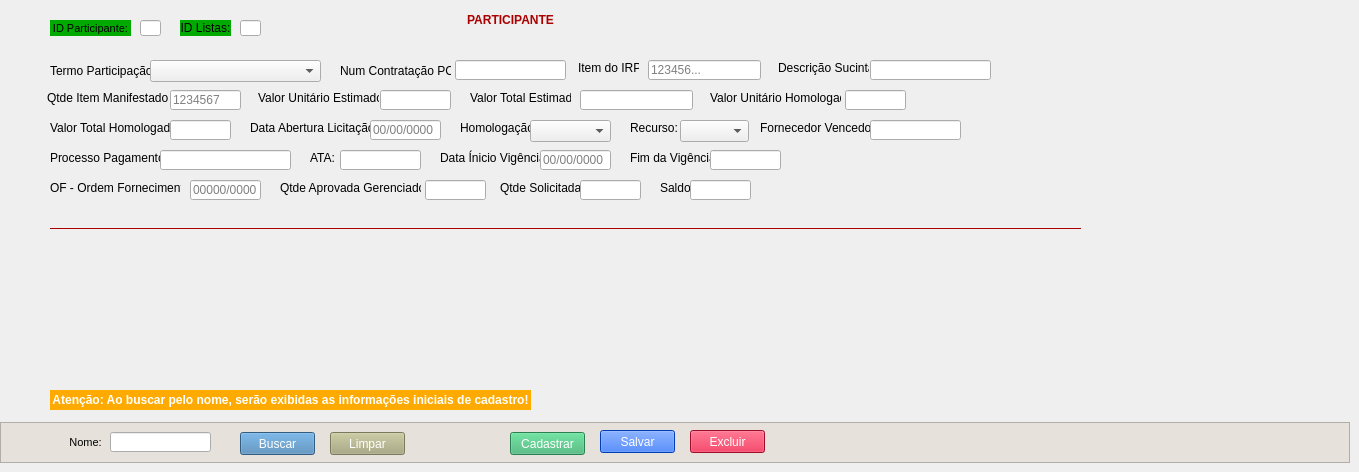
     <widget class="QWidget" name="aba_participante">
      <attribute name="title">
       <string>Participante</string>
      </attribute>
      <widget class="QLineEdit" name="lineEdit_id_listas_part">
       <property name="geometry">
        <rect>
         <x>240</x>
         <y>20</y>
         <width>21</width>
         <height>16</height>
        </rect>
       </property>
       <property name="styleSheet">
        <string notr="true"/>
       </property>
       <property name="readOnly">
        <bool>true</bool>
       </property>
      </widget>
      <widget class="QLabel" name="label_id_listas_participante">
       <property name="geometry">
        <rect>
         <x>180</x>
         <y>20</y>
         <width>51</width>
         <height>16</height>
        </rect>
       </property>
       <property name="styleSheet">
        <string notr="true">background-color: rgb(0, 170, 0);</string>
       </property>
       <property name="text">
        <string>ID Listas:</string>
       </property>
       <property name="alignment">
        <set>Qt::AlignCenter</set>
       </property>
      </widget>
      <widget class="QLabel" name="label_participante">
       <property name="geometry">
        <rect>
         <x>450</x>
         <y>10</y>
         <width>121</width>
         <height>20</height>
        </rect>
       </property>
       <property name="font">
        <font>
         <weight>75</weight>
         <bold>true</bold>
        </font>
       </property>
       <property name="styleSheet">
        <string notr="true">color: rgb(170, 0, 0);</string>
       </property>
       <property name="text">
        <string>PARTICIPANTE</string>
       </property>
       <property name="alignment">
        <set>Qt::AlignCenter</set>
       </property>
      </widget>
      <widget class="QLineEdit" name="lineEdit_id_participante">
       <property name="geometry">
        <rect>
         <x>140</x>
         <y>20</y>
         <width>21</width>
         <height>16</height>
        </rect>
       </property>
       <property name="styleSheet">
        <string notr="true"/>
       </property>
       <property name="readOnly">
        <bool>true</bool>
       </property>
      </widget>
      <widget class="QLabel" name="label_id_participante">
       <property name="geometry">
        <rect>
         <x>50</x>
         <y>20</y>
         <width>81</width>
         <height>16</height>
        </rect>
       </property>
       <property name="font">
        <font>
         <pointsize>8</pointsize>
        </font>
       </property>
       <property name="styleSheet">
        <string notr="true">background-color: rgb(0, 170, 0);</string>
       </property>
       <property name="text">
        <string>ID Participante:</string>
       </property>
       <property name="alignment">
        <set>Qt::AlignCenter</set>
       </property>
      </widget>
      <widget class="QLineEdit" name="lineEdit_descricao_sucinta">
       <property name="geometry">
        <rect>
         <x>870</x>
         <y>60</y>
         <width>121</width>
         <height>20</height>
        </rect>
       </property>
      </widget>
      <widget class="QLabel" name="label_descricao_sucinta">
       <property name="geometry">
        <rect>
         <x>778</x>
         <y>60</y>
         <width>91</width>
         <height>16</height>
        </rect>
       </property>
       <property name="text">
        <string>Descrição Sucinta:</string>
       </property>
      </widget>
      <widget class="QLineEdit" name="lineEdit_qtde_item_manifestado">
       <property name="geometry">
        <rect>
         <x>170</x>
         <y>90</y>
         <width>71</width>
         <height>20</height>
        </rect>
       </property>
       <property name="placeholderText">
        <string>1234567</string>
       </property>
      </widget>
      <widget class="QLabel" name="label_qtde_item_manifestado">
       <property name="geometry">
        <rect>
         <x>47</x>
         <y>90</y>
         <width>121</width>
         <height>16</height>
        </rect>
       </property>
       <property name="text">
        <string>Qtde Item Manifestado:</string>
       </property>
      </widget>
      <widget class="QLineEdit" name="lineEdit_item_irp">
       <property name="geometry">
        <rect>
         <x>648</x>
         <y>60</y>
         <width>113</width>
         <height>20</height>
        </rect>
       </property>
       <property name="placeholderText">
        <string>123456...</string>
       </property>
      </widget>
      <widget class="QLabel" name="label_item_irp">
       <property name="geometry">
        <rect>
         <x>578</x>
         <y>60</y>
         <width>61</width>
         <height>16</height>
        </rect>
       </property>
       <property name="text">
        <string>Item do IRP:</string>
       </property>
      </widget>
      <widget class="QLineEdit" name="lineEdit_valor_unitario_estimado">
       <property name="geometry">
        <rect>
         <x>380</x>
         <y>90</y>
         <width>71</width>
         <height>20</height>
        </rect>
       </property>
      </widget>
      <widget class="QLabel" name="label_valor_unitario_estimado">
       <property name="geometry">
        <rect>
         <x>258</x>
         <y>90</y>
         <width>121</width>
         <height>16</height>
        </rect>
       </property>
       <property name="text">
        <string>Valor Unitário Estimado:</string>
       </property>
      </widget>
      <widget class="QLineEdit" name="lineEdit_valor_total_estimado">
       <property name="geometry">
        <rect>
         <x>580</x>
         <y>90</y>
         <width>113</width>
         <height>20</height>
        </rect>
       </property>
      </widget>
      <widget class="QLabel" name="label_valor_total_estimado">
       <property name="geometry">
        <rect>
         <x>470</x>
         <y>90</y>
         <width>101</width>
         <height>16</height>
        </rect>
       </property>
       <property name="text">
        <string>Valor Total Estimado:</string>
       </property>
      </widget>
      <widget class="QLineEdit" name="lineEdit_qtde_aprovada_gerenciador">
       <property name="geometry">
        <rect>
         <x>425</x>
         <y>180</y>
         <width>61</width>
         <height>20</height>
        </rect>
       </property>
      </widget>
      <widget class="QLabel" name="label_qtde_aprovada_gerenciador">
       <property name="geometry">
        <rect>
         <x>280</x>
         <y>180</y>
         <width>141</width>
         <height>16</height>
        </rect>
       </property>
       <property name="text">
        <string>Qtde Aprovada Gerenciador:</string>
       </property>
      </widget>
      <widget class="QLineEdit" name="lineEdit_valor_unitario_homologado">
       <property name="geometry">
        <rect>
         <x>845</x>
         <y>90</y>
         <width>61</width>
         <height>20</height>
        </rect>
       </property>
      </widget>
      <widget class="QLabel" name="label_valor_unitario_homologado">
       <property name="geometry">
        <rect>
         <x>710</x>
         <y>90</y>
         <width>131</width>
         <height>16</height>
        </rect>
       </property>
       <property name="text">
        <string>Valor Unitário Homologado:</string>
       </property>
      </widget>
      <widget class="QLabel" name="label_termo_participacao">
       <property name="geometry">
        <rect>
         <x>50</x>
         <y>60</y>
         <width>101</width>
         <height>21</height>
        </rect>
       </property>
       <property name="text">
        <string>Termo Participação:</string>
       </property>
      </widget>
      <widget class="QLabel" name="label_num_contratacao_pca_part">
       <property name="geometry">
        <rect>
         <x>340</x>
         <y>60</y>
         <width>111</width>
         <height>21</height>
        </rect>
       </property>
       <property name="text">
        <string>Num Contratação PCA:</string>
       </property>
      </widget>
      <widget class="QLabel" name="label_homologacao">
       <property name="geometry">
        <rect>
         <x>460</x>
         <y>120</y>
         <width>71</width>
         <height>16</height>
        </rect>
       </property>
       <property name="text">
        <string>Homologação:</string>
       </property>
      </widget>
      <widget class="QLabel" name="label_recurso">
       <property name="geometry">
        <rect>
         <x>630</x>
         <y>120</y>
         <width>51</width>
         <height>16</height>
        </rect>
       </property>
       <property name="text">
        <string>Recurso:</string>
       </property>
      </widget>
      <widget class="QLabel" name="label_fornecedor_vencedor">
       <property name="geometry">
        <rect>
         <x>760</x>
         <y>120</y>
         <width>111</width>
         <height>16</height>
        </rect>
       </property>
       <property name="text">
        <string>Fornecedor Vencedor:</string>
       </property>
      </widget>
      <widget class="QComboBox" name="comboBox_termo_participacao">
       <property name="geometry">
        <rect>
         <x>150</x>
         <y>60</y>
         <width>171</width>
         <height>22</height>
        </rect>
       </property>
      </widget>
      <widget class="QComboBox" name="comboBox_homologacao">
       <property name="geometry">
        <rect>
         <x>530</x>
         <y>120</y>
         <width>81</width>
         <height>22</height>
        </rect>
       </property>
      </widget>
      <widget class="QComboBox" name="comboBox_recurso">
       <property name="geometry">
        <rect>
         <x>680</x>
         <y>120</y>
         <width>69</width>
         <height>22</height>
        </rect>
       </property>
      </widget>
      <widget class="QLabel" name="label_valor_total_homologado">
       <property name="geometry">
        <rect>
         <x>50</x>
         <y>120</y>
         <width>121</width>
         <height>16</height>
        </rect>
       </property>
       <property name="text">
        <string>Valor Total Homologado:</string>
       </property>
      </widget>
      <widget class="QLineEdit" name="lineEdit_valor_total_homologado">
       <property name="geometry">
        <rect>
         <x>170</x>
         <y>120</y>
         <width>61</width>
         <height>20</height>
        </rect>
       </property>
      </widget>
      <widget class="QLabel" name="label_data_abertura_licitacao">
       <property name="geometry">
        <rect>
         <x>250</x>
         <y>120</y>
         <width>121</width>
         <height>16</height>
        </rect>
       </property>
       <property name="text">
        <string>Data Abertura Licitação:</string>
       </property>
      </widget>
      <widget class="QLineEdit" name="lineEdit_data_abertura_licitacao">
       <property name="geometry">
        <rect>
         <x>370</x>
         <y>120</y>
         <width>71</width>
         <height>20</height>
        </rect>
       </property>
       <property name="placeholderText">
        <string>00/00/0000</string>
       </property>
      </widget>
      <widget class="QLabel" name="label_processo_pagamento">
       <property name="geometry">
        <rect>
         <x>50</x>
         <y>150</y>
         <width>111</width>
         <height>16</height>
        </rect>
       </property>
       <property name="text">
        <string>Processo Pagamento:</string>
       </property>
      </widget>
      <widget class="QLineEdit" name="lineEdit_processo_pagamento">
       <property name="geometry">
        <rect>
         <x>160</x>
         <y>150</y>
         <width>131</width>
         <height>20</height>
        </rect>
       </property>
      </widget>
      <widget class="QLabel" name="label_ata">
       <property name="geometry">
        <rect>
         <x>310</x>
         <y>150</y>
         <width>31</width>
         <height>16</height>
        </rect>
       </property>
       <property name="text">
        <string>ATA:</string>
       </property>
      </widget>
      <widget class="QLineEdit" name="lineEdit_ata">
       <property name="geometry">
        <rect>
         <x>340</x>
         <y>150</y>
         <width>81</width>
         <height>20</height>
        </rect>
       </property>
      </widget>
      <widget class="QLabel" name="label_data_inicio_vigencia">
       <property name="geometry">
        <rect>
         <x>440</x>
         <y>150</y>
         <width>101</width>
         <height>16</height>
        </rect>
       </property>
       <property name="text">
        <string>Data Ínicio Vigência:</string>
       </property>
      </widget>
      <widget class="QLineEdit" name="lineEdit_data_inicio_vigencia">
       <property name="geometry">
        <rect>
         <x>540</x>
         <y>150</y>
         <width>71</width>
         <height>20</height>
        </rect>
       </property>
       <property name="placeholderText">
        <string>00/00/0000</string>
       </property>
      </widget>
      <widget class="QLabel" name="label_fim_vigencia">
       <property name="geometry">
        <rect>
         <x>630</x>
         <y>150</y>
         <width>81</width>
         <height>16</height>
        </rect>
       </property>
       <property name="text">
        <string>Fim da Vigência:</string>
       </property>
      </widget>
      <widget class="QLineEdit" name="lineEdit_fim_vigencia">
       <property name="geometry">
        <rect>
         <x>710</x>
         <y>150</y>
         <width>71</width>
         <height>20</height>
        </rect>
       </property>
      </widget>
      <widget class="QLabel" name="label_of_ordem_fornecimento">
       <property name="geometry">
        <rect>
         <x>50</x>
         <y>180</y>
         <width>131</width>
         <height>16</height>
        </rect>
       </property>
       <property name="text">
        <string>OF - Ordem Fornecimento:</string>
       </property>
      </widget>
      <widget class="QLineEdit" name="lineEdit_of_ordem_fornecimento">
       <property name="geometry">
        <rect>
         <x>190</x>
         <y>180</y>
         <width>71</width>
         <height>20</height>
        </rect>
       </property>
       <property name="placeholderText">
        <string>00000/0000</string>
       </property>
      </widget>
      <widget class="QLabel" name="label_qtde_solicitada_part">
       <property name="geometry">
        <rect>
         <x>500</x>
         <y>180</y>
         <width>81</width>
         <height>16</height>
        </rect>
       </property>
       <property name="text">
        <string>Qtde Solicitada:</string>
       </property>
      </widget>
      <widget class="QLineEdit" name="lineEdit_qtde_solicitada_part">
       <property name="geometry">
        <rect>
         <x>580</x>
         <y>180</y>
         <width>61</width>
         <height>20</height>
        </rect>
       </property>
      </widget>
      <widget class="QLabel" name="label_saldo">
       <property name="geometry">
        <rect>
         <x>660</x>
         <y>180</y>
         <width>31</width>
         <height>16</height>
        </rect>
       </property>
       <property name="text">
        <string>Saldo:</string>
       </property>
      </widget>
      <widget class="QLineEdit" name="lineEdit_saldo">
       <property name="geometry">
        <rect>
         <x>690</x>
         <y>180</y>
         <width>61</width>
         <height>20</height>
        </rect>
       </property>
      </widget>
      <widget class="QFrame" name="frame_7">
       <property name="geometry">
        <rect>
         <x>50</x>
         <y>220</y>
         <width>1031</width>
         <height>16</height>
        </rect>
       </property>
       <property name="sizePolicy">
        <sizepolicy hsizetype="Expanding" vsizetype="Fixed">
         <horstretch>0</horstretch>
         <verstretch>0</verstretch>
        </sizepolicy>
       </property>
       <property name="styleSheet">
        <string notr="true">color: rgb(170, 0, 0);</string>
       </property>
       <property name="frameShape">
        <enum>QFrame::HLine</enum>
       </property>
       <property name="frameShadow">
        <enum>QFrame::Plain</enum>
       </property>
      </widget>
      <widget class="QLineEdit" name="lineEdit_num_contratacao_pca_part">
       <property name="geometry">
        <rect>
         <x>455</x>
         <y>60</y>
         <width>111</width>
         <height>20</height>
        </rect>
       </property>
      </widget>
      <widget class="QLineEdit" name="lineEdit_fornecedor_vencedor">
       <property name="geometry">
        <rect>
         <x>870</x>
         <y>120</y>
         <width>91</width>
         <height>20</height>
        </rect>
       </property>
      </widget>
      <widget class="QFrame" name="frame_3">
       <property name="geometry">
        <rect>
         <x>0</x>
         <y>422</y>
         <width>1350</width>
         <height>41</height>
        </rect>
       </property>
       <property name="styleSheet">
        <string notr="true">background-color: rgb(230, 225, 219);</string>
       </property>
       <property name="frameShape">
        <enum>QFrame::StyledPanel</enum>
       </property>
       <property name="frameShadow">
        <enum>QFrame::Raised</enum>
       </property>
       <widget class="QPushButton" name="btn_limpar">
        <property name="geometry">
         <rect>
          <x>330</x>
          <y>10</y>
          <width>75</width>
          <height>23</height>
         </rect>
        </property>
        <property name="cursor">
         <cursorShape>PointingHandCursor</cursorShape>
        </property>
        <property name="styleSheet">
         <string notr="true">color: rgb(255, 255, 255);
background-color: rgb(170, 170, 127);</string>
        </property>
        <property name="text">
         <string>Limpar</string>
        </property>
       </widget>
      </widget>
      <widget class="QPushButton" name="btn_buscar_nome">
       <property name="geometry">
        <rect>
         <x>240</x>
         <y>432</y>
         <width>75</width>
         <height>23</height>
        </rect>
       </property>
       <property name="cursor">
        <cursorShape>PointingHandCursor</cursorShape>
       </property>
       <property name="styleSheet">
        <string notr="true">color: rgb(255, 255, 255);
background-color: rgb(70, 130, 180);</string>
       </property>
       <property name="text">
        <string>Buscar</string>
       </property>
      </widget>
      <widget class="QLabel" name="label_pesquisa">
       <property name="geometry">
        <rect>
         <x>70</x>
         <y>432</y>
         <width>31</width>
         <height>20</height>
        </rect>
       </property>
       <property name="font">
        <font>
         <pointsize>8</pointsize>
        </font>
       </property>
       <property name="styleSheet">
        <string notr="true">background-color: rgb(230, 225, 219);</string>
       </property>
       <property name="text">
        <string>Nome:</string>
       </property>
       <property name="alignment">
        <set>Qt::AlignCenter</set>
       </property>
      </widget>
      <widget class="QLineEdit" name="lineEdit_busca_nome">
       <property name="geometry">
        <rect>
         <x>110</x>
         <y>432</y>
         <width>101</width>
         <height>20</height>
        </rect>
       </property>
       <property name="styleSheet">
        <string notr="true"/>
       </property>
       <property name="text">
        <string/>
       </property>
      </widget>
      <widget class="QPushButton" name="btn_salvar">
       <property name="geometry">
        <rect>
         <x>600</x>
         <y>430</y>
         <width>75</width>
         <height>23</height>
        </rect>
       </property>
       <property name="cursor">
        <cursorShape>PointingHandCursor</cursorShape>
       </property>
       <property name="styleSheet">
        <string notr="true">color: rgb(255, 255, 255);
background-color: rgb(0, 85, 255);
</string>
       </property>
       <property name="text">
        <string>Salvar</string>
       </property>
      </widget>
      <widget class="QPushButton" name="btn_excluir">
       <property name="geometry">
        <rect>
         <x>690</x>
         <y>430</y>
         <width>75</width>
         <height>23</height>
        </rect>
       </property>
       <property name="cursor">
        <cursorShape>PointingHandCursor</cursorShape>
       </property>
       <property name="styleSheet">
        <string notr="true">color: rgb(255, 255, 255);
background-color: rgb(220, 20, 60);
</string>
       </property>
       <property name="text">
        <string>Excluir</string>
       </property>
      </widget>
      <widget class="QPushButton" name="btn_cadastrar">
       <property name="geometry">
        <rect>
         <x>510</x>
         <y>432</y>
         <width>75</width>
         <height>23</height>
        </rect>
       </property>
       <property name="cursor">
        <cursorShape>PointingHandCursor</cursorShape>
       </property>
       <property name="styleSheet">
        <string notr="true">color: rgb(255, 255, 255);
background-color: rgb(60, 179, 113);
</string>
       </property>
       <property name="text">
        <string>Cadastrar</string>
       </property>
      </widget>
      <widget class="QLabel" name="label_2">
       <property name="geometry">
        <rect>
         <x>50</x>
         <y>390</y>
         <width>481</width>
         <height>20</height>
        </rect>
       </property>
       <property name="font">
        <font>
         <weight>75</weight>
         <bold>true</bold>
        </font>
       </property>
       <property name="styleSheet">
        <string notr="true">color: rgb(255, 255, 255);
background-color: rgb(255, 170, 0);</string>
       </property>
       <property name="text">
        <string>Atenção: Ao buscar pelo nome, serão exibidas as informações iniciais de cadastro!</string>
       </property>
       <property name="alignment">
        <set>Qt::AlignCenter</set>
       </property>
      </widget>
     </widget>
